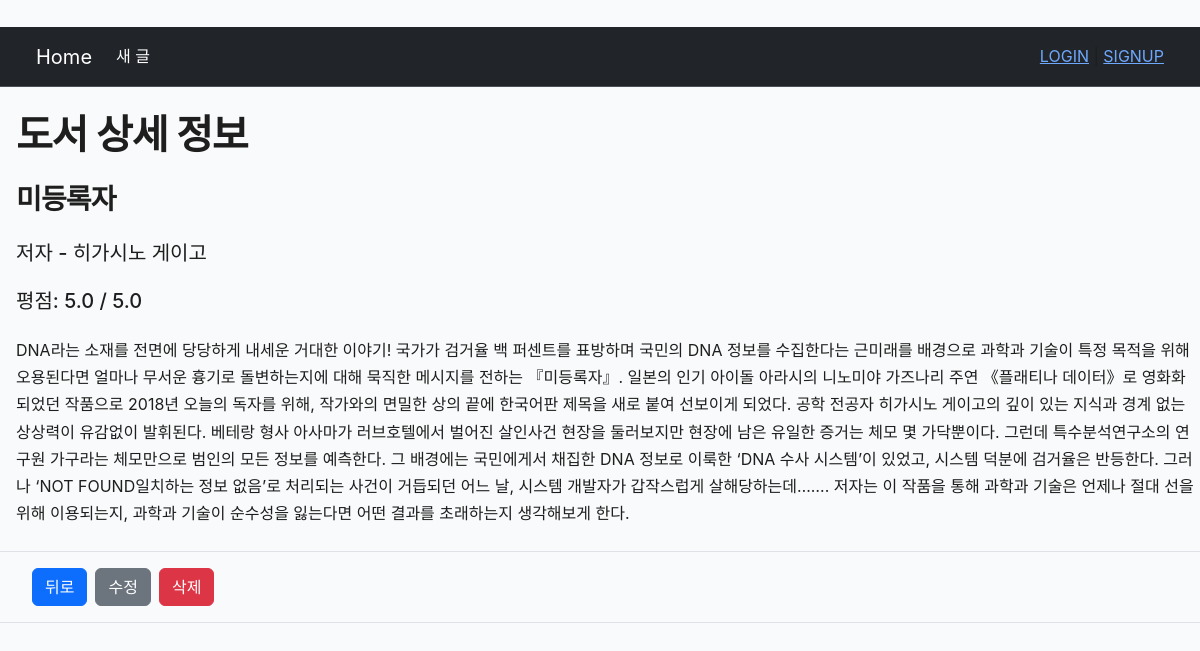
Page /books/3/ on the committed database.
### books/models.py (models this page shows, shortened)
class Book(models.Model):
    title = models.CharField()
    content = models.TextField()
    rating = models.FloatField()
    author = models.CharField()

### books/views.py (the view)
# urls.py: path('<int:id>/', views.detail, name='detail'),
def detail(request, id):
    book = Book.objects.get(id=id)
    context = {
        'book': book,
    }
    return render(request, "books/detail.html", context)

### books/templates/books/detail.html (shortened to what this page needs)
﻿{% extends "base.html" %}
{% block content %}
    <h1 class='my-4 ms-3'>도서 상세 정보</h1>
    <h3 class='my-4 ms-3'>{{ book.title }} </h3>
    <h5 class='my-4 ms-3'>저자 - {{ book.author }}</h5>
    <h5 class='my-4 ms-3'>평점: {{book.rating}} / 5.0</h5>
    <p class='my-4 ms-3'>{{ book.content }}</p>
    <div class='border-top border-bottom'>
    <div class="d-flex gap-2 ms-3 mb-3 mt-3">
        <a href="{% url 'books:index' %}" class="ms-3 my-0">
          <button class="btn btn-primary">뒤로</button>
        </a>
        <a href="{% url 'books:update' book.id %}" class='my-0'>
            <button class="btn btn-secondary">수정</button>
        </a>
        <form action="{% url 'books:delete' book.id %}" method="POST" class='my-0'>
            <button class="btn btn-danger">삭제</button>
        </form>
    </div>
    </div>
{% endblock content %}

### layout/base.html (style rules this page uses)
body { font-family: 'Pretendard', -apple-system, BlinkMacSystemFont, system-ui, Roboto, 'Helvetica Neue', sans-serif; color: #1e1e1e; background-color: #f9fafb; line-height: 1.7; }
h1, h2, h3, .card-title { font-weight: 600; letter-spacing: -0.03em; }

### rows in the picture
Book: title "미등록자", author "히가시노 게이고", rating "5.0", content "DNA라는 소재를 전면에 당당하게 내세운 거대한 이야기! 국가가 검거율 백 퍼센트를 표방하며 국민의 DNA 정보를 수집한다는 근미래를 배경으로 과학과 기술이 특정 목적을 위해 오용된다면 얼마나 무서운 흉기로 돌변하는지에 대해 묵직한 메시지를 전하는 『미등록자』. 일본의 인기 아이돌 아라시의 니노미야 가즈나리 주연 《플래티나 데이터》로 영화화되었던 작품으로 2018년 오늘의 독자를 위해, 작가와의 면밀한 상의 끝에 한국어판 제목을 새로 붙여 선보이게 되었다. 공학 전공자 히가시노 게이고의 깊이 있는 지식과 경계 없는 상상력이 유감없이 발휘된다. 베테랑 형사 아사마가 러브호텔에서 벌어진 살인사건 현장을 둘러보지만 현장에 남은 유일한 증거는 체모 몇 가닥뿐이다. 그런데 특수분석연구소의 연구원 가구라는 체모만으로 범인의 모든 정보를 예측한다. 그 배경에는 국민에게서 채집한 DNA 정보로 이룩한 ‘DNA 수사 시스템’이 있었고, 시스템 덕분에 검거율은 반등한다. 그러나 ‘NOT FOUND일치하는 정보 없음’로 처리되는 사건이 거듭되던 어느 날, 시스템 개발자가 갑작스럽게 살해당하는데……. 저자는 이 작품을 통해 과학과 기술은 언제나 절대 선을 위해 이용되는지, 과학과 기술이 순수성을 잃는다면 어떤 결과를 초래하는지 생각해보게 한다."
